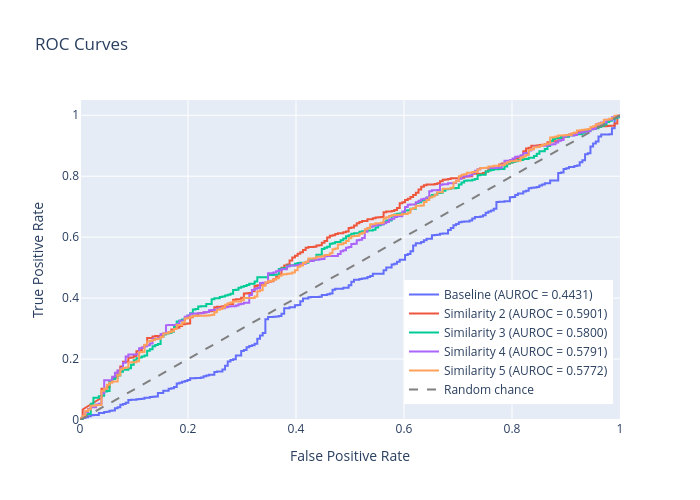

The notebook cell saved with this chart:
### Code cell
plot_multiple_roc_curves(roc_data)

### Figure 1 — Plotly figure (JSON) as saved in the notebook; plotly's stock layout.template omitted (floating-point values rounded to 4 significant figures; data arrays with more than 128 entries replaced by an {"elided": "..."} marker saying what was removed)
{"data": [{"mode": "lines", "name": "Baseline (AUROC = 0.4431)", "type": "scatter", "x": {"elided": "322 float values"}, "y": {"elided": "322 float values"}}, {"mode": "lines", "name": "Similarity 2 (AUROC = 0.5901)", "type": "scatter", "x": {"elided": "338 float values"}, "y": {"elided": "338 float values"}}, {"mode": "lines", "name": "Similarity 3 (AUROC = 0.5800)", "type": "scatter", "x": {"elided": "344 float values"}, "y": {"elided": "344 float values"}}, {"mode": "lines", "name": "Similarity 4 (AUROC = 0.5791)", "type": "scatter", "x": {"elided": "328 float values"}, "y": {"elided": "328 float values"}}, {"mode": "lines", "name": "Similarity 5 (AUROC = 0.5772)", "type": "scatter", "x": {"elided": "345 float values"}, "y": {"elided": "345 float values"}}, {"line": {"color": "gray", "dash": "dash"}, "mode": "lines", "name": "Random chance", "type": "scatter", "x": [0, 1], "y": [0, 1]}], "layout": {"height": 500, "legend": {"x": 0.6, "y": 0.05}, "title": {"text": "ROC Curves"}, "width": 700, "xaxis": {"range": [0, 1], "title": {"text": "False Positive Rate"}, "type": "linear"}, "yaxis": {"range": [0, 1.05], "title": {"text": "True Positive Rate"}, "type": "linear"}}}
